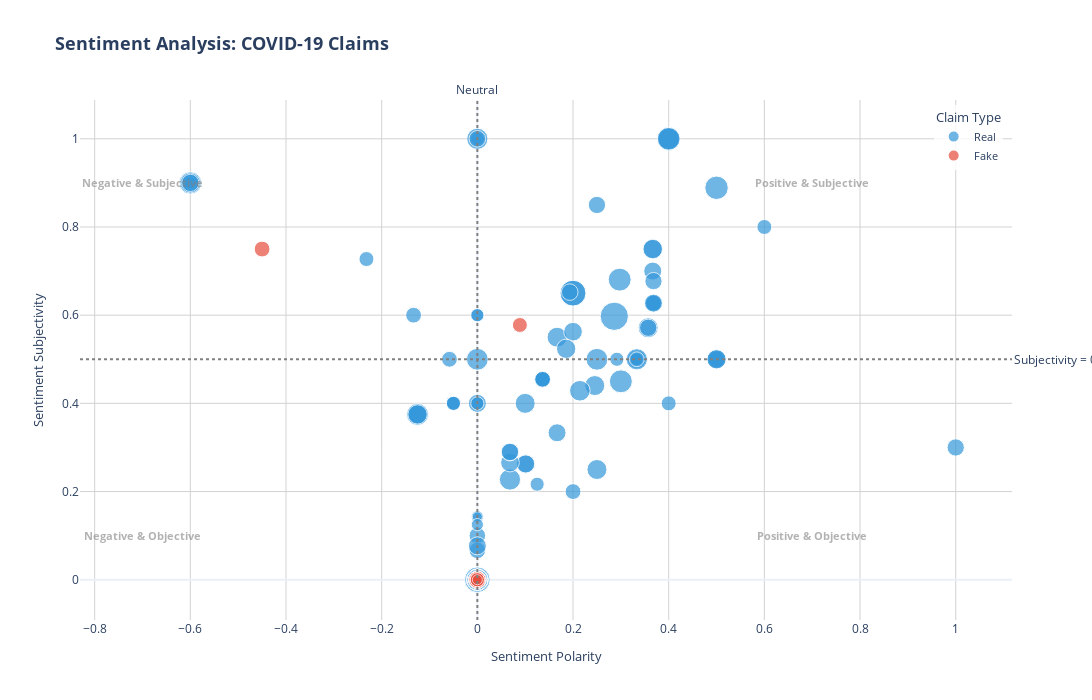

Write notebook code for a chart like this one.
### Code cell
# =============================================
# VIZ 2: INTERACTIVE SENTIMENT ANALYSIS
# =============================================

# Sample for better performance
sample_size = min(2000, len(df_claims))
df_sample = df_claims.sample(n=sample_size, random_state=42)

fig = px.scatter(df_sample,
                 x='sentiment_polarity',
                 y='sentiment_subjectivity',
                 color='label',
                 size='claim_word_count',
                 hover_data={
                     'title': True,
                     'claim_length': True,
                     'claim_word_count': True,
                     'certainty_score': True,
                     'sentiment_polarity': ':.3f',
                     'sentiment_subjectivity': ':.3f'
                 },
                 title='<b>Sentiment Analysis: COVID-19 Claims</b>',
                 labels={
                     'sentiment_polarity': 'Sentiment Polarity',
                     'sentiment_subjectivity': 'Sentiment Subjectivity',
                     'label': 'Claim Type',
                     'claim_word_count': 'Word Count'
                 },
                 color_discrete_map={'Fake': '#E74C3C', 'Real': '#3498DB'},
                 opacity=0.7)

# Add reference lines
fig.add_hline(y=0.5, line_dash="dot", line_color="gray", 
              annotation_text="Subjectivity = 0.5", annotation_position="right")
fig.add_vline(x=0, line_dash="dot", line_color="gray",
              annotation_text="Neutral", annotation_position="top")

# Add quadrant labels
fig.add_annotation(x=-0.7, y=0.9, text="<b>Negative & Subjective</b>",
                  showarrow=False, font=dict(size=11, color="gray"), opacity=0.6)
fig.add_annotation(x=0.7, y=0.9, text="<b>Positive & Subjective</b>",
                  showarrow=False, font=dict(size=11, color="gray"), opacity=0.6)
fig.add_annotation(x=-0.7, y=0.1, text="<b>Negative & Objective</b>",
                  showarrow=False, font=dict(size=11, color="gray"), opacity=0.6)
fig.add_annotation(x=0.7, y=0.1, text="<b>Positive & Objective</b>",
                  showarrow=False, font=dict(size=11, color="gray"), opacity=0.6)

fig.update_layout(
    template='plotly_white',
    font=dict(size=12),
    title_font_size=18,
    width=1100,
    height=700,
    legend=dict(
        title_font_size=13,
        font_size=11,
        orientation="v",
        yanchor="top",
        y=0.99,
        xanchor="right",
        x=0.99,
        bgcolor="rgba(255,255,255,0.8)"
    ),
    xaxis=dict(title_font_size=13, gridcolor='lightgray'),
    yaxis=dict(title_font_size=13, gridcolor='lightgray')
)

fig.show()
fig.write_html('viz2_sentiment_scatter.html')
fig.write_image("viz2_sentiment_scatter.png", scale=2)
print("✓ Saved: viz2_sentiment_scatter.html")

### Figure 1 — Plotly figure (JSON) as saved in the notebook; plotly's stock layout.template omitted (floating-point values rounded to 4 significant figures; data arrays with more than 128 entries replaced by an {"elided": "..."} marker saying what was removed)
{"data": [{"customdata": {"elided": "166x4 mixed values"}, "hovertemplate": "Claim Type=Real<br>Sentiment Polarity=%{x:.3f}<br>Sentiment Subjectivity=%{y:.3f}<br>Word Count=%{customdata[2]}<br>title=%{customdata[0]}<br>claim_length=%{customdata[1]}<br>certainty_score=%{customdata[3]}<extra></extra>", "legendgroup": "Real", "marker": {"color": "#3498DB", "opacity": 0.7, "size": {"elided": "166 int values"}, "sizemode": "area", "sizeref": 0.08, "symbol": "circle"}, "mode": "markers", "name": "Real", "orientation": "v", "showlegend": true, "type": "scatter", "x": {"elided": "166 float values"}, "xaxis": "x", "y": {"elided": "166 float values"}, "yaxis": "y"}, {"customdata": [["\"Parcels from China can spread coronavirus\"", 43, 6, 0], ["\"You can catch coronavirus from urine and feces\"", 48, 8, 0], ["\"Home remedies can cure and protect against COVID-19\"", 53, 8, 0], ["\"You have to be with someone for 10 minutes to catch the virus\"", 63, 13, 0], ["\"5G helps SARS-CoV-2 spread\"", 28, 4, 0], ["\"The virus will die off when temperatures rise in the spring\"", 61, 11, 0], ["\"Cats and dogs spread coronavirus\"", 34, 5, 0], ["\"Antibiotics kill coronavirus\"", 30, 3, 0], ["\"Injecting or consuming bleach or disinfectant kills the virus\"", 63, 9, 0], ["\"Children cannot get COVID-19\"", 30, 4, 0], ["\"The virus originated in a laboratory in China\"", 47, 8, 0], ["\"You can protect yourself by gargling bleach\"", 45, 7, 0], ["\"Face masks always protect against coronavirus\"", 47, 6, 1], ["\"Everyone with COVID-19 dies\"", 29, 4, 0], ["\"Rinsing the nose with saline protects against coronavirus\"", 59, 8, 0], ["\"Spraying chlorine or alcohol on the skin kills viruses in the body\"", 68, 12, 0], ["\"Drinking alcohol reduces the risk of infection\"", 48, 7, 0], ["\"The outbreak began because people ate bat soup\"", 48, 8, 0], ["\"COVID-19 is just like the flu\"", 31, 6, 0], ["\"Hand dryers kill coronavirus\"", 30, 4, 0], ["\"SARS-CoV-2 is just a mutated form of the common cold\"", 54, 10, 0], ["\"Thermal scanners can diagnose coronavirus\"", 43, 5, 0], ["\"You can catch coronavirus from eating Chinese food in the US\"", 62, 11, 0], ["\"Flu and pneumonia vaccines can protect against COVID-19\"", 57, 8, 0], ["\"Only older adults and young people are at risk\"", 48, 9, 0], ["\"Coronavirus is the deadliest virus known to humans\"", 52, 8, 0], ["\"Garlic protects against coronaviruses\"", 39, 4, 0]], "hovertemplate": "Claim Type=Fake<br>Sentiment Polarity=%{x:.3f}<br>Sentiment Subjectivity=%{y:.3f}<br>Word Count=%{customdata[2]}<br>title=%{customdata[0]}<br>claim_length=%{customdata[1]}<br>certainty_score=%{customdata[3]}<extra></extra>", "legendgroup": "Fake", "marker": {"color": "#E74C3C", "opacity": 0.7, "size": [6, 8, 8, 13, 4, 11, 5, 3, 9, 4, 8, 7, 6, 4, 8, 12, 7, 8, 6, 4, 10, 5, 11, 8, 9, 8, 4], "sizemode": "area", "sizeref": 0.08, "symbol": "circle"}, "mode": "markers", "name": "Fake", "orientation": "v", "showlegend": true, "type": "scatter", "x": [0.0, 0.0, 0.0, 0.0, 0.0, 0.0, 0.0, 0.0, 0.0, 0.0, 0.0, 0.0, 0.0, 0.0, 0.0, 0.0, 0.0, 0.0, 0.0, 0.0, -0.45, 0.0, 0.0, 0.0, 0.08889, 0.0, 0.0], "xaxis": "x", "y": [0.0, 0.0, 0.0, 0.0, 0.0, 0.0, 0.0, 0.0, 0.0, 0.0, 0.0, 0.0, 0.0, 0.0, 0.0, 0.0, 0.0, 0.0, 0.0, 0.0, 0.75, 0.0, 0.0, 0.0, 0.5778, 0.0, 0.0], "yaxis": "y"}], "layout": {"annotations": [{"showarrow": false, "text": "Subjectivity = 0.5", "x": 1, "xanchor": "left", "xref": "x domain", "y": 0.5, "yanchor": "middle", "yref": "y"}, {"showarrow": false, "text": "Neutral", "x": 0, "xanchor": "center", "xref": "x", "y": 1, "yanchor": "bottom", "yref": "y domain"}, {"font": {"color": "gray", "size": 11}, "opacity": 0.6, "showarrow": false, "text": "<b>Negative & Subjective</b>", "x": -0.7, "y": 0.9}, {"font": {"color": "gray", "size": 11}, "opacity": 0.6, "showarrow": false, "text": "<b>Positive & Subjective</b>", "x": 0.7, "y": 0.9}, {"font": {"color": "gray", "size": 11}, "opacity": 0.6, "showarrow": false, "text": "<b>Negative & Objective</b>", "x": -0.7, "y": 0.1}, {"font": {"color": "gray", "size": 11}, "opacity": 0.6, "showarrow": false, "text": "<b>Positive & Objective</b>", "x": 0.7, "y": 0.1}], "font": {"size": 12}, "height": 700, "legend": {"bgcolor": "rgba(255,255,255,0.8)", "font": {"size": 11}, "itemsizing": "constant", "orientation": "v", "title": {"font": {"size": 13}, "text": "Claim Type"}, "tracegroupgap": 0, "x": 0.99, "xanchor": "right", "y": 0.99, "yanchor": "top"}, "shapes": [{"line": {"color": "gray", "dash": "dot"}, "type": "line", "x0": 0, "x1": 1, "xref": "x domain", "y0": 0.5, "y1": 0.5, "yref": "y"}, {"line": {"color": "gray", "dash": "dot"}, "type": "line", "x0": 0, "x1": 0, "xref": "x", "y0": 0, "y1": 1, "yref": "y domain"}], "title": {"font": {"size": 18}, "text": "<b>Sentiment Analysis: COVID-19 Claims</b>"}, "width": 1100, "xaxis": {"anchor": "y", "domain": [0, 1], "gridcolor": "lightgray", "title": {"font": {"size": 13}, "text": "Sentiment Polarity"}}, "yaxis": {"anchor": "x", "domain": [0, 1], "gridcolor": "lightgray", "title": {"font": {"size": 13}, "text": "Sentiment Subjectivity"}}}}
